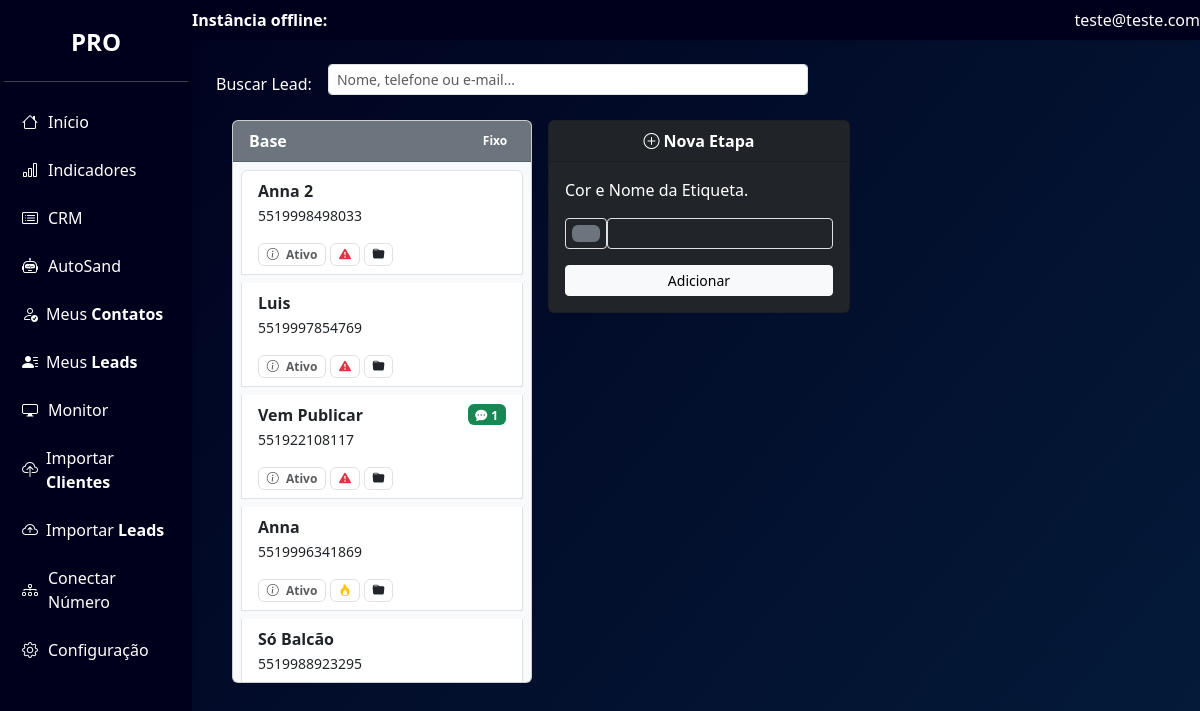
Screenshot of /painel&loc=crm (signed in) with the database file from the repository.
### tables this page shows
CREATE TABLE contatos (
  id INTEGER PRIMARY KEY AUTOINCREMENT,
  telefone TEXT NOT NULL,
  nome TEXT,
  email TEXT,
  status TEXT,
  etiqueta TEXT,
  mensagem TEXT,
  informacao TEXT,
  retorno TEXT,
  data TEXT,
  prioridade TEXT,
  variavelA TEXT,
  variavelB TEXT,
  variavelC TEXT,
  data_alteracao TEXT,
  data_criacao TEXT DEFAULT CURRENT_TIMESTAMP,
  ultimo_envio TEXT,
  grupoA TEXT,
  grupoB TEXT,
  grupoC TEXT,
  ultima_mensagem TEXT
, `notifica` TEXT);

### init/listar_etapas.php (called while the page is built, shortened)
<?php
$pastaHash = sha1($_SESSION['email']);
$caminhoBanco = "clientes/{$pastaHash}/meubanco.sqlite";
$db = new SQLite3($caminhoBanco);
$db->exec("CREATE TABLE IF NOT EXISTS etapas_crm (
    id INTEGER PRIMARY KEY AUTOINCREMENT,
    nome TEXT NOT NULL
)");
$etapas = [['id' => 0, 'nome' => 'Base']];
$contatosPorEtapa = [];
foreach ($etapas as $etapa) {
    $stmt = $db->prepare("SELECT * FROM contatos WHERE etiqueta = ? ORDER BY prioridade DESC, nome ASC");
    $stmt->bindValue(1, $etapa['nome']);
    $resContatos = $stmt->execute();
    while ($contato = $resContatos->fetchArray(SQLITE3_ASSOC)) {
        $contatosPorEtapa[$etapa['nome']][] = $contato;
    }
}
?>

### func/geral.php (the view, shortened to what this page needs)
<?php
function badgeStatusCRM(array $contato): string {
    $html = '<div class="mt-2 d-flex flex-wrap gap-1">';
    $status = strtolower($contato['status'] ?? '');
    $iconeStatus = match ($status) {
        'lead'    => 'bi-person-plus',
        'pago'    => 'bi-check-circle-fill',
        'vencido' => 'bi-x-circle-fill',
        default   => 'bi-info-circle'
    };
    $corStatus = match ($status) {
        'lead'    => 'text-primary',
        'pago'    => 'text-success',
        'vencido' => 'text-danger',
        default   => 'text-muted'
    };
    $html .= "<span class='badge border {$corStatus}'><i class='bi {$iconeStatus} me-1' data-bs-toggle='tooltip' title='Status: " . ucfirst($status) . "'></i> " . ucfirst($status) . "</span>";
    if (!empty($contato['prioridade'])) {
        $prioridade = strtolower($contato['prioridade']);
        $iconePrioridade = match ($prioridade) {
            'crítica' => 'bi-exclamation-triangle-fill',
            'alta'    => 'bi-fire',
            'média'   => 'bi-hourglass-split',
            'baixa'   => 'bi-check2-circle',
            default   => 'bi-flag'
        };
        $corPrioridade = match ($prioridade) {
            'crítica' => 'text-danger',
            'alta'    => 'text-warning',
            'média'   => 'text-primary',
            'baixa'   => 'text-muted',
            default   => 'text-secondary'
        };
        $html .= "<span class='badge border {$corPrioridade}'><i class='bi {$iconePrioridade}' data-bs-toggle='tooltip' title='Prioridade: " . ucfirst($prioridade) . "'></i></span>";
    }
    if (!empty($contato['grupoA'])) {
        $html .= "<span class='badge border text-dark'><i class='bi bi-folder-fill' data-bs-toggle='tooltip' title='Grupo: " . htmlspecialchars($contato['grupoA']) . "'></i></span>";
    }
    $html .= '</div>';
    return $html;
}

### app/pages/crm.php (shortened to what this page needs)
<?php
include 'init/listar_etapas.php';
include 'func/geral.php';
?>
<link rel="stylesheet" href="https://cdn.jsdelivr.net/npm/bootstrap@5.3.0/dist/css/bootstrap.min.css">
<div class="container-fluid">
    <div class="row">
        <div class="mb-3 d-flex align-items-start gap-2">
            <label for="busca-lead" class="form-label mt-2 me-2">Buscar Lead:</label>
            <input type="text" class="form-control form-control-sm w-50" id="busca-lead" placeholder="Nome, telefone ou e-mail...">
        </div>
        <div class="etapas-scroll ms-4" style="position: relative; width: 80vw; left: calc(-1 * var(--bs-gutter-x)); overflow-x: auto; padding-bottom: 1rem;">
            <div class="d-flex flex-nowrap px-3" style="height: 75vh;">
                <?php foreach ($etapas as $etapa): ?>
                    <div class="me-3" style="min-width: 300px;">
                        <div class="card bg-light mb-3">
                            <div class="card-header d-flex justify-content-between align-items-center"
                                style="background-color: <?= htmlspecialchars($etapa['cor'] ?? '#6c757d') ?>; color: #fff;">
                                <span class="fw-bold"><?= htmlspecialchars($etapa['nome']) ?></span>
                                <?php if (strtolower($etapa['nome']) === 'base'): ?>
                                    <span class="badge bg-secondary">Fixo</span>
                                <?php else: ?>
                                    <button class="btn btn-sm btn-excluir-etapa text-white"
                                        data-id="<?= $etapa['id'] ?>" title="Excluir etapa"
                                        style="background: transparent; border: none;">🗑️</button>
                                <?php endif; ?>
                            </div>
                            <div class="card-body p-2" style="height: 65vh; overflow-y: auto;">
                                <ul class="list-group" id="etapa-<?= $etapa['id'] ?>" data-etapa="<?= htmlspecialchars($etapa['nome']) ?>">
                                    <?php foreach ($contatosPorEtapa[$etapa['nome']] ?? [] as $contato): ?>
                                        <li class="list-group-item mb-2" data-id="<?= $contato['id'] ?>"
                                            style="cursor: pointer;"
                                            onclick="abrirConversa(<?= $contato['id'] ?>, '<?= addslashes($contato['nome']) ?>', '<?= $contato['telefone'] ?>')">
                                            <div class="fw-bold d-flex justify-content-between align-items-center">
                                                <?= htmlspecialchars($contato['nome']) ?>
                                                <?php if (!empty($contato['notifica']) && $contato['notifica'] > 0): ?>
                                                    <span class="badge bg-success ms-2">
                                                        <i class="bi bi-chat-dots-fill me-1"></i><?= $contato['notifica'] ?>
                                                    </span>
                                                <?php endif; ?>
                                            </div>
                                            <div><small><?= htmlspecialchars($contato['telefone']) ?></small></div>
                                            <div class="mt-2 d-flex flex-wrap gap-1"><?= badgeStatusCRM($contato) ?></div>
                                        </li>
                                    <?php endforeach; ?>
                                </ul>
                            </div>
                        </div>
                    </div>
                <?php endforeach; ?>
                <div class="me-3" style="min-width: 300px;">
                    <div class="card bg-dark text-white mb-3">
                        <div class="card-header text-center fw-bold">
                            <i class="bi bi-plus-circle me-1"></i>Nova Etapa
                        </div>
                        <div class="card-body p-3">
                            <form action="init/adicionar_etapa.php" method="POST">
                                <p>Cor e Nome da Etiqueta.</p>
                                <div class="mb-2 d-flex text-white">
                                    <input type="color" name="cor" class="form-control form-control-color bg-dark form-control-sm mb-2" value="#6c757d">
                                    <input type="text" name="nome" class="form-control form-control-sm mb-2 bg-dark text-white" required>
                                </div>
                                <button type="submit" class="btn btn-sm btn-light w-100">Adicionar</button>
                            </form>
                        </div>
                    </div>
                </div>
            </div>
        </div>
    </div>
</div>

### assets/style.css (style rules this page uses)
.painel.plano-pro { --color1: #083557; --color2: #062848; --color3: #041b3a; --color4: #020d2b; --color5: #00001c; --cor-principal: var(--color5); --cor-secundaria: var(--color3); --cor-texto: #ffffff; --cor-fundo: linear-gradient(130deg, #00001c, #041b3a); --grafico-cor1: #93a0ea; --grafico-cor2: #e62cc4; --grafico-cor3: #0695c1; --grafico-cor4: #b5e6f1; --grafico-cor5: #fb6ff2; --grafico-cor6: #06ffe6; }
body { font-family: 'Inter', sans-serif; font-weight: 400; background-color: var(--cor-fundo); color: var(--cor-texto); }
body.painel { background: var(--cor-fundo) !important; background-attachment: fixed; background-size: cover; background-repeat: no-repeat; color: var(--cor-texto); }
input, select, textarea { border: 1px solid var(--cor-secundaria); border-radius: 6px; padding: 10px 12px; background-color: #fff; color: #333; }
.etapas-scroll { scrollbar-width: thin; scrollbar-color: var(--cor-secundaria) #f1f1f1; }

### rows the page displays
contatos: nome "Anna 2", telefone "5519998498033", status "Ativo"
contatos: nome "Luis", telefone "5519997854769", status "Ativo"
contatos: nome "Vem Publicar", notifica "1", telefone "551922108117", status "Ativo"
contatos: nome "Anna", telefone "5519996341869", status "Ativo"
contatos: nome "Só Balcão", telefone "5519988923295"

### other values shown
$planoUsuario "PRO"
$_SESSION['email'] "teste@teste.com"
$etapa['nome'] "Base"
